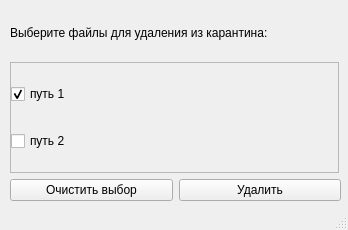
<?xml version="1.0" encoding="UTF-8"?>
<ui version="4.0">
 <class>MainWindow</class>
 <widget class="QMainWindow" name="MainWindow">
  <property name="geometry">
   <rect>
    <x>0</x>
    <y>0</y>
    <width>348</width>
    <height>230</height>
   </rect>
  </property>
  <property name="windowTitle">
   <string>MainWindow</string>
  </property>
  <widget class="QWidget" name="centralwidget">
   <widget class="QWidget" name="verticalLayoutWidget">
    <property name="geometry">
     <rect>
      <x>10</x>
      <y>10</y>
      <width>331</width>
      <height>191</height>
     </rect>
    </property>
    <layout class="QVBoxLayout" name="verticalLayout">
     <item>
      <widget class="QLabel" name="label">
       <property name="text">
        <string>Выберите файлы для удаления из карантина:</string>
       </property>
      </widget>
     </item>
     <item>
      <widget class="QScrollArea" name="scrollArea">
       <property name="maximumSize">
        <size>
         <width>329</width>
         <height>111</height>
        </size>
       </property>
       <property name="widgetResizable">
        <bool>true</bool>
       </property>
       <widget class="QWidget" name="scrollAreaWidgetContents">
        <property name="geometry">
         <rect>
          <x>0</x>
          <y>0</y>
          <width>327</width>
          <height>109</height>
         </rect>
        </property>
        <widget class="QWidget" name="verticalLayoutWidget_2">
         <property name="geometry">
          <rect>
           <x>0</x>
           <y>0</y>
           <width>331</width>
           <height>111</height>
          </rect>
         </property>
         <layout class="QVBoxLayout" name="verticalLayout_2">
          <item>
           <widget class="QCheckBox" name="checkBox">
            <property name="text">
             <string>путь 1</string>
            </property>
            <property name="checked">
             <bool>true</bool>
            </property>
           </widget>
          </item>
          <item>
           <widget class="QCheckBox" name="checkBox_2">
            <property name="text">
             <string>путь 2</string>
            </property>
           </widget>
          </item>
         </layout>
        </widget>
       </widget>
      </widget>
     </item>
     <item>
      <layout class="QHBoxLayout" name="horizontalLayout">
       <item>
        <widget class="QPushButton" name="pushButton_2">
         <property name="text">
          <string>Очистить выбор</string>
         </property>
        </widget>
       </item>
       <item>
        <widget class="QPushButton" name="pushButton">
         <property name="text">
          <string>Удалить</string>
         </property>
        </widget>
       </item>
      </layout>
     </item>
    </layout>
   </widget>
  </widget>
  <widget class="QStatusBar" name="statusbar"/>
 </widget>
 <resources/>
 <connections/>
</ui>
